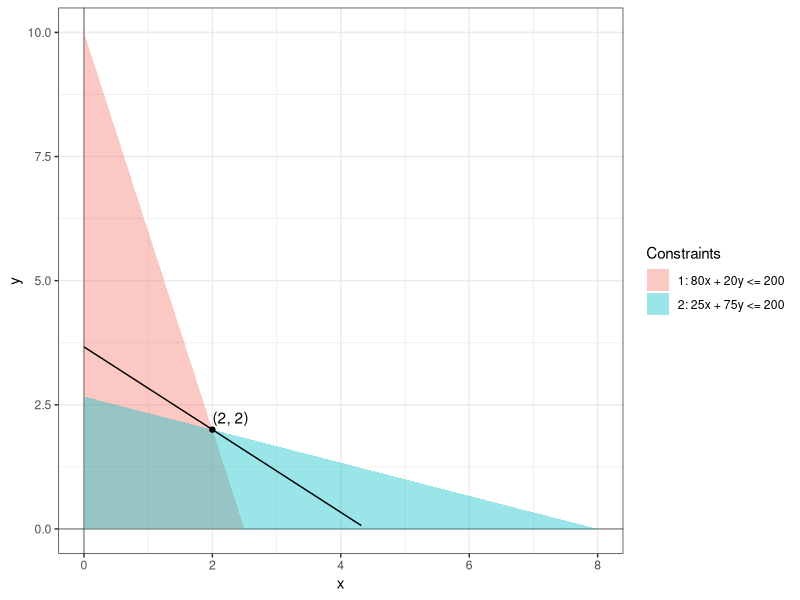

Recreate this plot in R. (Note: this script raises an error after producing the figure.)
## ---- chunk 1

library(ggplot2)

ggplot() + 
  xlim(0, 200/25) +
  ylim(0, 200/20) +
  geom_vline(xintercept=c(0), alpha = 0.4) +
  geom_hline(yintercept=c(0), alpha = 0.4) +
  theme_bw() + 
  geom_polygon(
      data = data.frame(
        x = c(0, 0, 200/80, Inf),
        y = c(0, 200/20, 0, 0)),
      aes(x = x, y = y, fill = "1: 80x + 20y <= 200"),
      inherit.aes = FALSE, alpha = 0.4) + 
  geom_polygon(
      data = data.frame(
        x = c(0, 0, 200/25, Inf),
        y = c(0, 200/75, 0, 0)),
      aes(x = x, y = y, fill = "2: 25x + 75y <= 200"),
      inherit.aes = TRUE, alpha = 0.4) +
  scale_fill_discrete(name = "Constraints") +
  geom_point(aes(x=2, y=2), color = "black") +
  geom_text(aes(x=2, y=2), label="(2, 2)", vjust=-.5, hjust=0) +
  stat_function(fun = function(x) {(110 - 25*x)/30}, color = "black")
## ---- chunk 2
ex_1_1_lp <- new_linear_program(
  obj = c(25, 30),
  A = matrix(c(80, 20, 25, 75, 1, 1), nrow = 2, byrow = TRUE),
  b = c(200, 200, 3),
  variables = c('x', 'y')
)

cat(str_math(ex_1_1_lp))
## ---- chunk 3

library(ggplot2)

ggplot() + 
  xlim(0, 200/25) +
  ylim(0, 200/20) +
  geom_vline(xintercept=c(0), alpha=0.4) +
  geom_hline(yintercept=c(0), alpha=0.4) +
  theme_bw() + 
  geom_polygon(
      data = data.frame(
        x = c(0, 0, 200/80, Inf),
        y = c(0, 200/20, 0, 0)),
      aes(x = x, y = y, fill = "1: 80x + 20y <= 200"),
      inherit.aes = FALSE, alpha = 0.4) + 
  geom_polygon(
      data = data.frame(
        x = c(0, 0, 200/25),
        y = c(0, 200/75, 0)),
      aes(x = x, y = y, fill = "2: 25x + 75y <= 200"),
      inherit.aes = TRUE, alpha = 0.4) +
  geom_polygon(
      data = data.frame(
        x = c(0, 0, 3),
        y = c(0, 3, 0)),
      aes(x = x, y = y, fill = "3: x + y <= 3"),
      inherit.aes = TRUE, alpha = 0.4) +
  scale_fill_discrete(name = "Constraints") + 
  stat_function(fun = function(x) {((0.5 * 25 + 2.5 * 30) - 25*x)/30}, color = "black") +
  geom_point(aes(x=0.5, y=2.5), color = "black") +
  geom_text(aes(x=0.5, y=2.5), label="(0.5, 2.5)", vjust=-.5, hjust=0)
